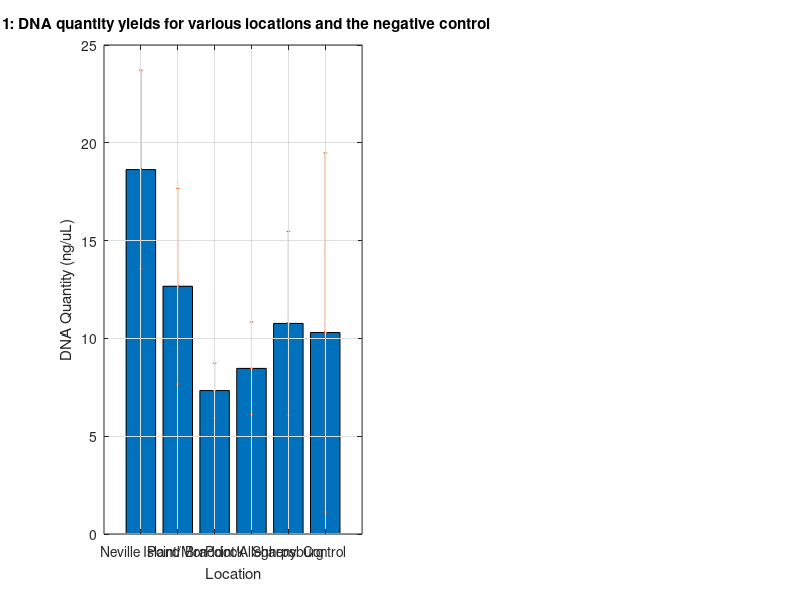

MATLAB code to generate this figure: (Note: this script raises an error after producing the figure.)
quantity = [24.3 17.1 14.5;
12.4 17.8 7.8;
6.9 6.2 8.9;
7 7.2 11.2;
14.8 11.9 5.6;
20.5 2.7 7.7];

quality = [1.69 1.85 1.96; 
1.66 1.63 1.86;
1.78 1.87 1.96;
1.76 1.97 1.73;
1.79 1.72 2.17;
1.55 1.91 1.69];

loc = {'Neville Island'
'Point/Mon'
'Braddock'
'Point/Allegheny'
'Sharpsburg'
'Control'
};

% QUANTITY PLOT

X=1:6;
quan_mean = mean(quantity,2);
quan_std = std(quantity,[],2);

figure;

subplot(1,2,1)

bar(quan_mean)
hold on
e = errorbar(X,quan_mean,quan_std,'.');
set(gca,'XTick',1:6,'XTickLabel',loc)
grid on
title('Fig 1: DNA quantity yields for various locations and the negative control')
xlabel('Location') 
ylabel('DNA Quantity (ng/uL)') 

e.MarkerSize = 10;
% e.Color = 'red';
e.LineWidth = 1.0;



% QUALITY PLOT

qual_mean = mean(quality,2);
qual_std = std(quality,[],2);

subplot(1,2,2)

bar(qual_mean)
hold on
e = errorbar(X,qual_mean,qual_std,'.');
set(gca,'XTick',1:6,'XTickLabel',loc)
grid on
title('Fig 2: DNA quality yields for various locations and the negative control')
xlabel('Location') 
ylabel('A260/A280') 

mu = 1.8;
hline = refline([0 mu]);
hline.Color = 'r';

e.MarkerSize = 10;
% e.Color = 'red';
e.LineWidth = 1.0;


